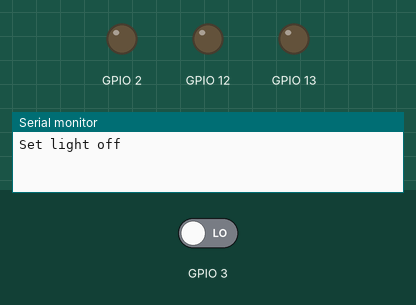
The sketch below on a simulated ESP32. Parts: output pins drawn as LEDs (lit = HIGH), the last lines printed to the serial monitor. The test bench sets the inputs (shaded band); at power-on: GPIO 3 LOW. WiFi joins after 1.5 s; servers stay silent unless stated; uploads are accepted with an empty reply.

Above: at 0.1 s.
At 3.2 s:
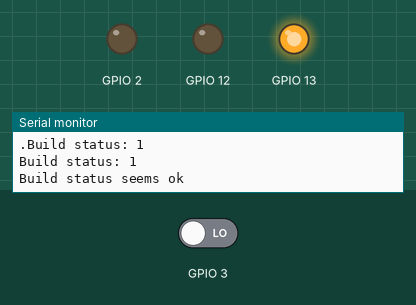
3.3 s: GPIO 3 driven HIGH
At 4.4 s:
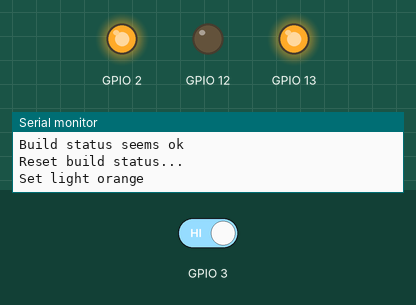
Timing chart, 0 to 6.3 s (numbered marks = the images above; inputs shaded):
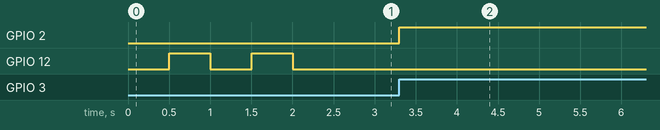

The sketch:

Azure_Build_Status_ESP32.ino
```cpp
#include "WiFi.h"
#include <WiFiClientSecure.h>
#include "Arduino.h"

// Replace with your network credentials
const char* ssid = "";
const char* password = "";

short buildStatusOk = 1;

WiFiClientSecure client;

String serverName  = "fa-wrkshpz-build-status.azurewebsites.net";
String serverPath = "/api/GetBuildStatus?code=941XPEOOtaXZ76KBLNheLMkozIVZKjv74lTwYov47bPCAzFugOU6vw==";

const int serverPort = 443;

void SetLightToGreen() {
  Serial.println("Set light green");
  digitalWrite(2, LOW);
  digitalWrite(12, LOW);
  digitalWrite(13, HIGH);
}

void SetLightToOrange() {
  Serial.println("Set light orange");
  digitalWrite(2, HIGH);
  digitalWrite(12, LOW);
  digitalWrite(13, HIGH);
}

void SetLightToRed() {
  Serial.println("Set light red");
  digitalWrite(2, HIGH);
  digitalWrite(12, LOW);
  digitalWrite(13, LOW);
}

void SetLightToBlue() {
  Serial.println("Set light blue");
  digitalWrite(2, LOW);
  digitalWrite(12, HIGH);
  digitalWrite(13, LOW);
}

void SetLightToOff() {
  Serial.println("Set light off");
  digitalWrite(2, LOW);
  digitalWrite(12, LOW);
  digitalWrite(13, LOW);
}

void IRAM_ATTR resetBuildStatus()
{
  Serial.println("Reset build status...");
  buildStatusOk = true;
  SetLightToOrange();
}

void setup() {
  // Serial port for debugging purposes
  Serial.begin(115200);

  pinMode(2, OUTPUT);
  pinMode(13, OUTPUT);
  pinMode(12, OUTPUT);

  pinMode(3, INPUT);

  attachInterrupt(3, resetBuildStatus, RISING);

  // Connect to Wi-Fi
  WiFi.begin(ssid, password);
  WiFi.setSleep(false);

  while (WiFi.status() != WL_CONNECTED) {
    SetLightToOff();
    delay(500);
    SetLightToBlue();
    delay(500);
    Serial.println("Connecting to WiFi...");
  }

  SetLightToGreen();
  Serial.print("IP Address: http://");
  Serial.println(WiFi.localIP());
}

void loop() {
  GetAzureDevopsBuildStatus();

  if (buildStatusOk == 0) {
    SetLightToRed();
  } else {
    Serial.println("Build status seems ok");
  }

  delay(15000);            // waits for 15 seconds
}

void GetAzureDevopsBuildStatus() {
  // https://fa-wrkshpz-build-status.azurewebsites.net/api/GetBuildStatus?code=941XPEOOtaXZ76KBLNheLMkozIVZKjv74lTwYov47bPCAzFugOU6vw==

  String getAll;
  String getBody;

  client.setInsecure(); // DO NOT DO THIS IN PRODUCTION SCENARIOS

  if (client.connect(serverName.c_str(), serverPort)) {
    Serial.println("Connection successful!");

    client.println("GET " + serverPath + " HTTP/1.1");
    client.println("Host: " + serverName);
    client.println();

    int timoutTimer = 10000;
    long startTimer = millis();
    boolean state = false;

    while ((startTimer + timoutTimer) > millis()) {
      Serial.print(".");
      delay(100);
      while (client.available()) {
        char c = client.read();
        if (c == '\n') {
          if (getAll.length()==0) { state=true; }
          getAll = "";
        }
        else if (c != '\r') { getAll += String(c); }
        if (state==true) { getBody += String(c); }
        startTimer = millis();
      }
      if (getBody.length()>0) { break; }
    }

    client.stop();

    Serial.println("Build status: " + String(buildStatusOk));

    if (String(getBody).indexOf("NOK") > 0) {
      buildStatusOk = 0;
    } else {
      buildStatusOk = 1;
    }

    Serial.println("Build status: "+ String(buildStatusOk));
  }
}
```

Measured:
- after the input at 3.3 s, GPIO 2: LOW → HIGH at once
